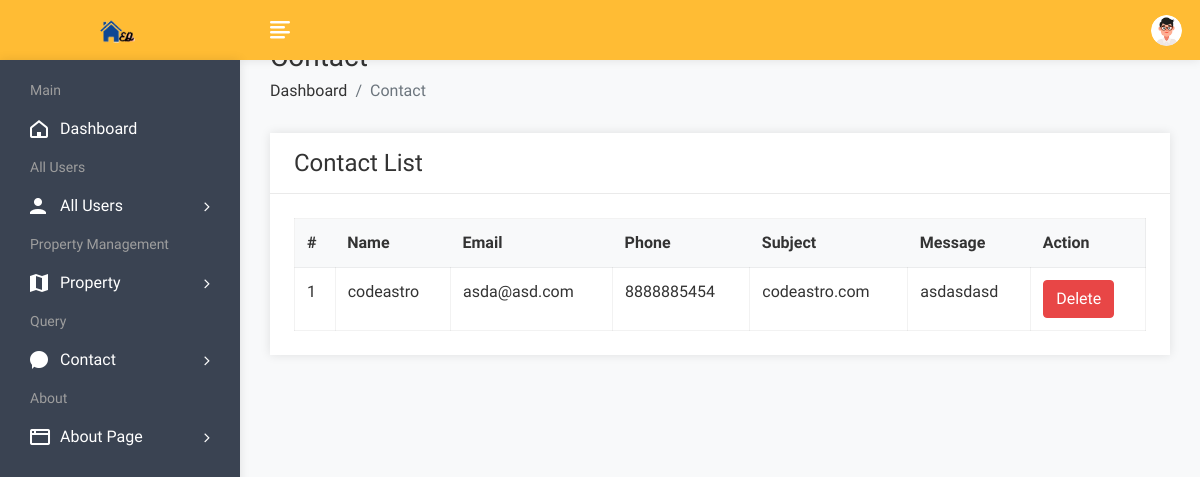
The page /admin/contactview.php (signed in) on the database as committed earlier.
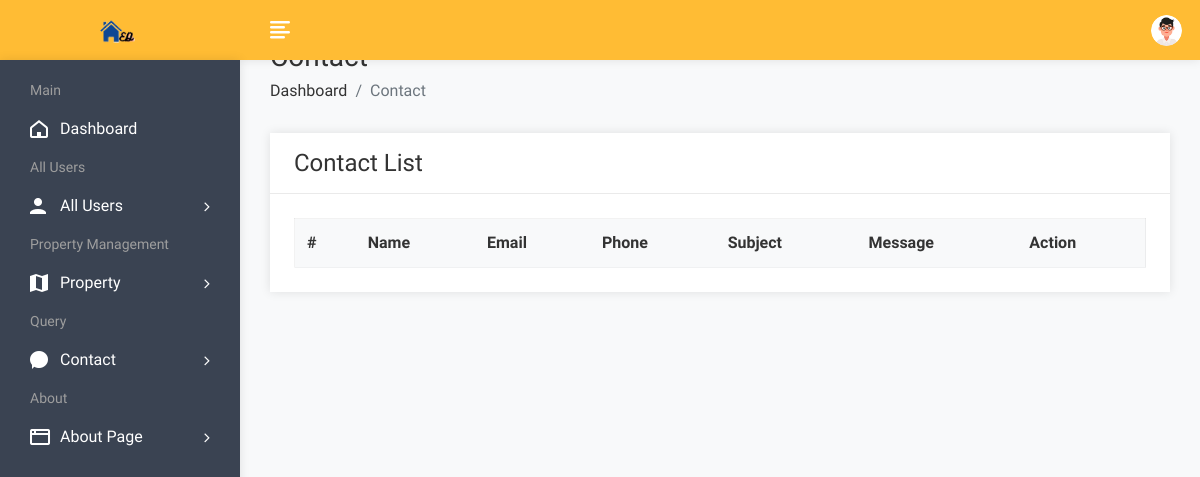
The same page on the database as committed later.
### tables this page shows
CREATE TABLE `contact` (
  `cid` int(50) NOT NULL,
  `name` varchar(100) NOT NULL,
  `email` varchar(100) NOT NULL,
  `phone` varchar(20) NOT NULL,
  `subject` varchar(100) NOT NULL,
  `message` varchar(250) NOT NULL
);

### admin/contactview.php (the view, shortened to what this page needs)
<!DOCTYPE html>
<html lang="en">
<head>
        <link rel="stylesheet" href="assets/css/bootstrap.min.css">
        <link rel="stylesheet" href="assets/css/font-awesome.min.css">
        <link rel="stylesheet" href="assets/css/feathericon.min.css">
		<link rel="stylesheet" href="assets/plugins/datatables/dataTables.bootstrap4.min.css">
		<link rel="stylesheet" href="assets/plugins/datatables/responsive.bootstrap4.min.css">
		<link rel="stylesheet" href="assets/plugins/datatables/select.bootstrap4.min.css">
		<link rel="stylesheet" href="assets/plugins/datatables/buttons.bootstrap4.min.css">
        <link rel="stylesheet" href="assets/css/style.css">
    </head>
    <body>
				<?php include("header.php"); ?>
            <div class="page-wrapper">
                <div class="content container-fluid">
					<div class="page-header">
						<div class="row">
							<div class="col">
								<h3 class="page-title">Contact</h3>
								<ul class="breadcrumb">
									<li class="breadcrumb-item"><a href="dashboard.php">Dashboard</a></li>
									<li class="breadcrumb-item active">Contact</li>
								</ul>
							</div>
						</div>
					</div>
					<div class="row">
						<div class="col-sm-12">
							<div class="card">
								<div class="card-header">
									<h4 class="card-title">Contact List</h4>
								</div>
								<div class="card-body">
									<table id="basic-datatable" class="table table-bordered table-hover">
                                            <thead>
                                                <tr>
                                                    <th>#</th>
                                                    <th>Name</th>
                                                    <th>Email</th>
                                                    <th>Phone</th>
													<th>Subject</th>
                                                    <th>Message</th>
                                                    <th>Action</th>
                                                </tr>
                                            </thead>
                                            <tbody>
											<?php
												$query=mysqli_query($con,"select * from contact");
												$cnt=1;
												while($row=mysqli_fetch_row($query))
													{
											?>
                                                <tr>
                                                    <td><?php echo $cnt; ?></td>
                                                    <td><?php echo $row['1']; ?></td>
                                                    <td><?php echo $row['2']; ?></td>
                                                    <td><?php echo $row['3']; ?></td>
                                                    <td><?php echo $row['4']; ?></td>
													<td><?php echo $row['5']; ?></td>
                                                    <td><a href="contactdelete.php?id=<?php echo $row['0']; ?>"><button class="btn btn-danger">Delete</button></a></td>
                                                </tr>
                                                <?php
												$cnt=$cnt+1;
												}
												?>
                                            </tbody>
                                        </table>
								</div>
							</div>
						</div>
					</div>
				</div>
			</div>
    </body>
</html>

Rows that differ between the two databases and show on the page:
removed contact: name "codeastro", email "asda@asd.com", phone "8888885454", subject "codeastro.com", message "asdasdasd"
